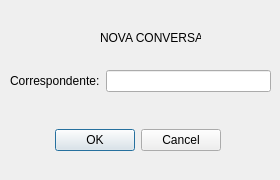
<?xml version="1.0" encoding="UTF-8"?>
<ui version="4.0">
 <class>novaconversa</class>
 <widget class="QDialog" name="novaconversa">
  <property name="geometry">
   <rect>
    <x>0</x>
    <y>0</y>
    <width>280</width>
    <height>180</height>
   </rect>
  </property>
  <property name="windowTitle">
   <string>Nova Conversa</string>
  </property>
  <widget class="QDialogButtonBox" name="buttonBox">
   <property name="geometry">
    <rect>
     <x>0</x>
     <y>120</y>
     <width>221</width>
     <height>41</height>
    </rect>
   </property>
   <property name="orientation">
    <enum>Qt::Horizontal</enum>
   </property>
   <property name="standardButtons">
    <set>QDialogButtonBox::Cancel|QDialogButtonBox::Ok</set>
   </property>
  </widget>
  <widget class="QLabel" name="labelNovaconv">
   <property name="geometry">
    <rect>
     <x>100</x>
     <y>30</y>
     <width>101</width>
     <height>16</height>
    </rect>
   </property>
   <property name="text">
    <string>NOVA CONVERSA</string>
   </property>
  </widget>
  <widget class="QWidget" name="">
   <property name="geometry">
    <rect>
     <x>10</x>
     <y>70</y>
     <width>261</width>
     <height>22</height>
    </rect>
   </property>
   <layout class="QHBoxLayout" name="horizontalLayout">
    <item>
     <widget class="QLabel" name="labelConv">
      <property name="text">
       <string>Correspondente:</string>
      </property>
     </widget>
    </item>
    <item>
     <widget class="QLineEdit" name="CorrespEdit"/>
    </item>
   </layout>
  </widget>
 </widget>
 <resources/>
 <connections>
  <connection>
   <sender>buttonBox</sender>
   <signal>accepted()</signal>
   <receiver>novaconversa</receiver>
   <slot>accept()</slot>
   <hints>
    <hint type="sourcelabel">
     <x>248</x>
     <y>254</y>
    </hint>
    <hint type="destinationlabel">
     <x>157</x>
     <y>274</y>
    </hint>
   </hints>
  </connection>
  <connection>
   <sender>buttonBox</sender>
   <signal>rejected()</signal>
   <receiver>novaconversa</receiver>
   <slot>reject()</slot>
   <hints>
    <hint type="sourcelabel">
     <x>316</x>
     <y>260</y>
    </hint>
    <hint type="destinationlabel">
     <x>286</x>
     <y>274</y>
    </hint>
   </hints>
  </connection>
 </connections>
</ui>
